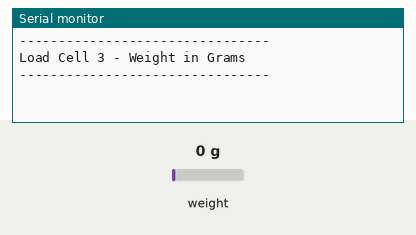
This sketch was run on a simulated Arduino Uno, built with avr-gcc and run on an emulated ATmega328P. Parts: the last lines printed to the serial monitor. The inputs (shaded band) are chosen by the test bench; at power-on: weight on the scale 0 g.

Above: at 2.2 s.
2.3 s: weight on the scale set to 100 g
At 4.0 s:
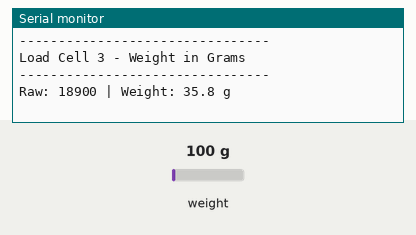
4.7 s: weight on the scale set to 1250 g
At 7.2 s:
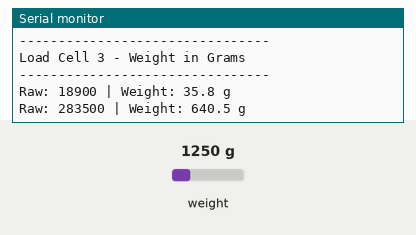
Timing chart, 0 to 8.7 s (numbered marks = the images above; inputs shaded):
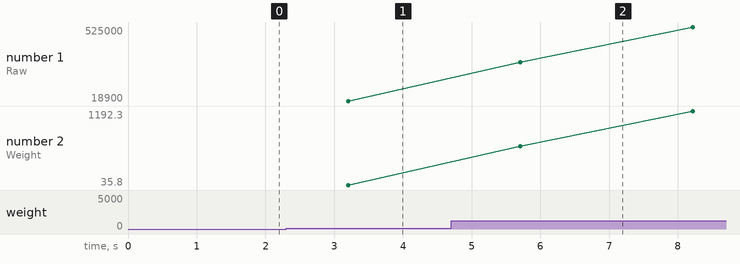

The sketch:

load_cell_3_with_caliberation.ino
```cpp
#include <HX711.h>

#define DT_PIN 6
#define SCK_PIN 5

HX711 scale;

// ===== Load Cell 3 Calibration =====
const long ZERO_OFFSET = 3231;
const float COUNTS_PER_GRAM = 437.6;

void setup() {
  Serial.begin(115200);
  delay(1000);

  scale.begin(DT_PIN, SCK_PIN);

  Serial.println("--------------------------------");
  Serial.println("Load Cell 3 - Weight in Grams");
  Serial.println("--------------------------------");
}

void loop() {

  // Average 20 readings
  long sum = 0;
  for (int i = 0; i < 20; i++) {
    sum += scale.read();
    delay(10);
  }

  long raw = sum / 20;

  // Convert to grams
  float weight = (raw - ZERO_OFFSET) / COUNTS_PER_GRAM;

  // Remove tiny fluctuations around zero
  if (weight > -2 && weight < 2)
    weight = 0;

  Serial.print("Raw: ");
  Serial.print(raw);

  Serial.print(" | Weight: ");
  Serial.print(weight, 1);
  Serial.println(" g");

  delay(300);
}
```

Measured:
- after the input at 2.3 s, the serial monitor: prints a new line after 0.91 s (image 1)
- after the input at 4.7 s, the serial monitor: prints a new line after 1.0 s (image 2)
- plotted number 1: 18900 → 525000 after the input at 4.7 s
- plotted number 2: 35.8 → 1192.3 after the input at 4.7 s
